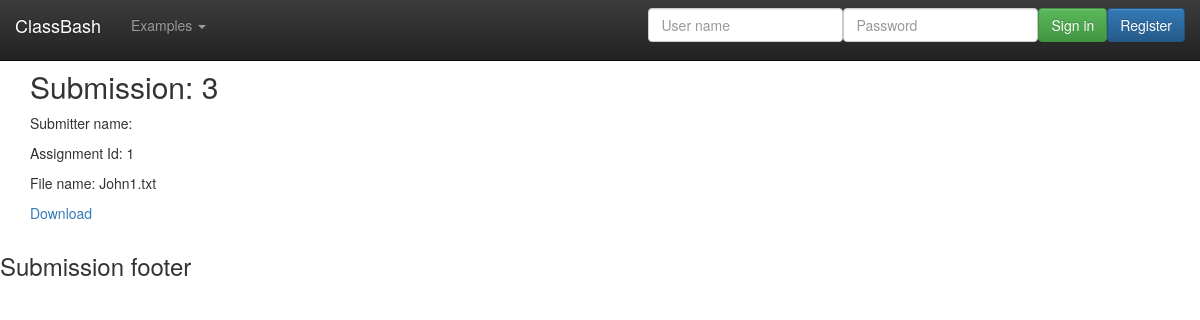
/WebContent/submission/show/3, run on the app's committed database.
### tables this page shows
CREATE TABLE Submissions (
  submissionId       int(11) NOT NULL AUTO_INCREMENT,
  submitterId        int(11) NOT NULL,
  assignmentId       int(11) NOT NULL,
  submissionFile     varchar (255) UNIQUE NOT NULL,
  dateCreated        TIMESTAMP DEFAULT CURRENT_TIMESTAMP,
  PRIMARY KEY (submissionId),
  FOREIGN KEY (submitterId) REFERENCES Users(userId),
  FOREIGN KEY (assignmentId) REFERENCES Assignments(assignmentId),
  CONSTRAINT sid_anum UNIQUE (submitterId, assignmentId)
);

### WebContent/models/Submission.class.php (called while the page is built, shortened)
<?php
class Submission {
	private $formInput;
	private $assignmentId;
	private $submissionFile;
	private $submissionId;
	public function __construct($formInput = null) {
		$this->formInput = $formInput;
	}
	public function getAssignmentId() {
		return $this->assignmentId;
	}
	public function getSubmissionFile() {
		return $this->submissionFile;
	}
	public function getSubmissionId() {
		return $this->submissionId;
	}
	public function setSubmissionFile($filename) {
		$this->submissionFile = $filename;
	}
	public function setSubmissionId($id) {
		$this->submissionId = $id;
	}
	private function extractForm($valueName) {
		if (isset($this->formInput[$valueName])) {
			$value = trim($this->formInput[$valueName]);
			$value = stripslashes ($value);
			$value = htmlspecialchars ($value);
			return $value;
		}
	}
	private function initialize() {
		$this->submissionId = 0;
		$this->submissionFile = "";
	}
	private function validateAssignmentId() {
		$this->assignmentId = $this->extractForm('assignmentId');
	}
}
?>

### WebContent/models/SubmissionsDB.class.php (called while the page is built, shortened)
<?php
class SubmissionsDB {
	public static function getSubmissionRowSetsBy($type = null, $value = null) {
		$allowedTypes = array("submissionId", "submitterName", "assignmentId");
		$typeAlias = array("submitterName" => "Users.userName");
		$submissionRowSets = array();
		try {
			$db = Database::getDB ();
			$query = "SELECT Submissions.assignmentId, Submissions.submissionFile,
					  Submissions.submitterId, Submissions.submissionId,
	   		          Users.userName as submitterName
	   		          FROM Submissions LEFT JOIN Users ON Submissions.submitterId = Users.userId";
			if (!is_null($type)) {
				$typeValue = (isset($typeAlias[$type]))?$typeAlias[$type]:$type;
			    $query = $query. " WHERE ($typeValue = :$type)";
			    $statement = $db->prepare($query);
			    $statement->bindParam(":$type", $value);
			} else
				$statement = $db->prepare($query);
			$statement->execute ();
			$submissionRowSets = $statement->fetchAll(PDO::FETCH_ASSOC);
		} catch ( PDOException $e ) {
		}
		return $submissionRowSets;
	}
	public static function getSubmissionsArray($rowSets) {
		$submissions = array();
		foreach ($rowSets as $submissionRow ) {
			$submission = new Submission($submissionRow);
			$submission->setSubmissionId($submissionRow['submissionId']);
			$submission->setSubmissionFile($submissionRow['submissionFile']);
			array_push ($submissions, $submission);
		}
		return $submissions;
	}
	public static function getSubmissionsBy($type=null, $value=null) {
		$submissionRows = SubmissionsDB::getSubmissionRowSetsBy($type, $value);
		return SubmissionsDB::getSubmissionsArray($submissionRows);
	}
}
?>

### WebContent/views/SubmissionView.class.php (the view, shortened to what this page needs)
<?php
class SubmissionView {
	public static function show() {
        SubmissionView::showDetails();
	}
  public static function showDetails() {
  	 $submission = (array_key_exists('submission', $_SESSION))?$_SESSION['submission']:null;
  	 $base = (array_key_exists('base', $_SESSION))?$_SESSION['base']:"";
	 if (!is_null($submission)) {
	  	 echo '<div class="container">';
	  	 echo '<h2>Submission: '.$submission->getSubmissionId().'</h2>';
	  	 echo '<p>Submitter name: '.$submission->getSubmitterName().'</p>';
	  	 echo '<p> Assignment Id: '. $submission->getAssignmentId() .'</p>';
	  	 echo '<p> File name: '. $submission->getSubmissionFile() .'</p>';
	  	 echo '<p> <a href="/' . $base.'/submission/download/'.
	  	 		$submission->getSubmissionId().'">Download</a></p>';
	  	 echo '</div>';
	 }
   }
}

### WebContent/css/jumbotron.css (style rules this page uses)
body { padding-top: 50px; padding-bottom: 20px; }

### data on the page
submissions: submissionId "3", assignmentId "1", submissionFile "John1.txt"

### other printed values
$footer "Submission footer"
